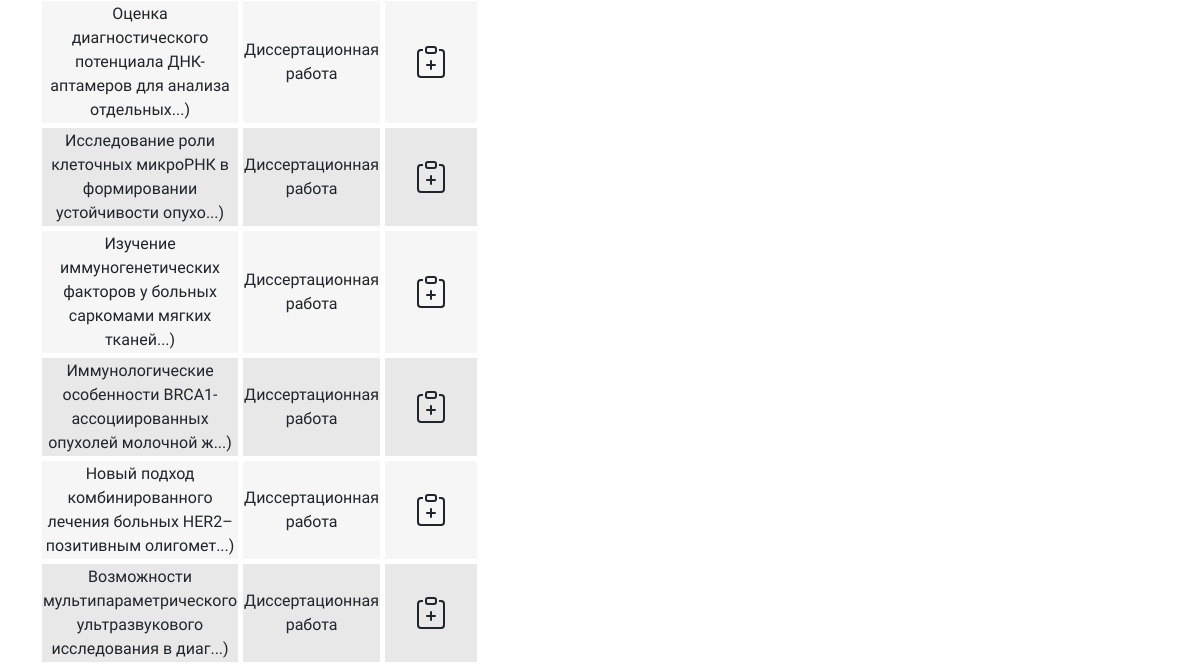
The page /meeting/ (signed in, lower part) on the database as committed earlier.
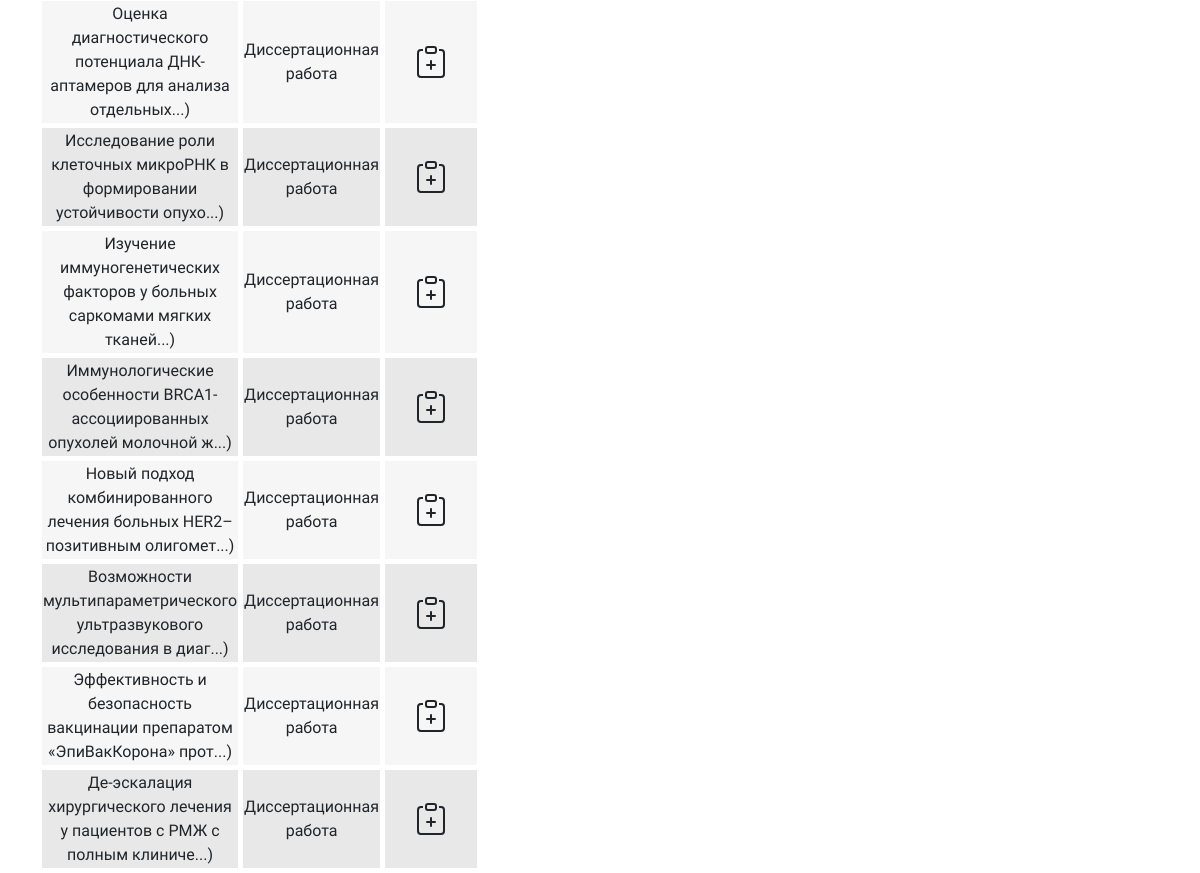
The same page on the database as committed later.
### researchManager/models.py (models this page shows, shortened)
class Research(models.Model):
    type = models.CharField("Тип исследования", max_length=50, null=True, blank=True)
    type_request = models.CharField("Тип заявки", max_length=50, null=True, blank=True)
    owner = models.ForeignKey(settings.AUTH_USER_MODEL, on_delete=models.CASCADE, null=True, blank=True)
    identityCode = models.CharField("Код исследования", max_length=50, null=True, blank=True)
    date_accepted = models.DateField("Дата одобрения", blank=True, null=True, default="2021-05-05")
    date_created = models.DateTimeField("Дата загрузки в систему", auto_now_add=True, null=True, blank=True)
    protocol_number = models.CharField("Номер протокола", max_length=50, null=True, blank=True)
    protocol_name = models.CharField("Название протокола", max_length=500, null=True, blank=True)
    work_name = models.CharField("Название работы", max_length=500, null=True, blank=True)
    division = models.CharField("Подразделение", max_length=500, null=True, blank=True)
    executor = models.CharField("Исполнитель", max_length=500, null=True, blank=True)
    specialization = models.CharField("Специализация", max_length=500, null=True, blank=True)
    managers = models.CharField("Менеджеры", max_length=500, null=True, blank=True)
    name_research = models.CharField("Название исследования", max_length=500, null=True, blank=True)
    drug_name = models.CharField("Название препарата", max_length=500, null=True, blank=True)
    main_researcher = models.CharField("Главный исследователь", max_length=500, null=True, blank=True)
    research_center = models.CharField("Исследовательский центр", max_length=500, null=True, blank=True)
    customer = models.CharField("Заказчик", max_length=500, null=True, blank=True)
    customer_contacts = models.CharField("Контактные данные заказчика", max_length=500, null=True, blank=True)
    duration = models.CharField("Срок проведения исследования", max_length=150, null=True, blank=True)
    version = models.IntegerField("Версия", null=True, blank=True)
    addedOnMeeting = models.BooleanField("Добавленно на заседании", default=False)
    class Meta:
        verbose_name = "Исследование"
        verbose_name_plural = "Исследования"
    def __str__(self, MAX_LENGTH=70):
        MAX_LENGTH = 70
        name = "Ошибка данных"
        if self.type == "clinicalResearch":
            name = self.protocol_name
        if self.type == "preclinicalResearch":
            name = self.work_name
        if self.type == "initiativeResearch":
            name = self.name_research
        if self.type == "dissertationWork":
            name = self.work_name
            print(name)
        if len(name) > MAX_LENGTH:
            return name[:MAX_LENGTH] + '...'
        else:
            return name
    def getType(self):
        if self.type == "clinicalResearch":
            return "Клиническое исследование"
        if self.type == "preclinicalResearch":
            return "Доклиническое исследование"
        if self.type == "initiativeResearch":
            return "Инициативное исследование"
        if self.type == "dissertationWork":
            return "Диссертационная работа"

### meetingManager/views.py (the view, shortened to what this page needs)
# urls.py: path("", login_required(views.CreateMeeting.as_view()), name="createMeeting"),
class CreateMeeting(Meeting):
	def get(self, request):
		return render(request, "createMeeting/createMeeting.html", {
			"researchOnMeetinList": Meeting.getNotAcceptedResearch(),
			"userList": Meeting.getUserList(),
		})

### meetingManager/views.py (called while the page is built)
	def getNotAcceptedResearch():
		return Research.objects.filter(addedOnMeeting=False, date_accepted=None)

	def getUserList():
		User = get_user_model()
		return User.objects.all()

### userControl/models.py (called while the page is built)
    def __str__(self):
        return self.get_full_name()

### meetingManager/templates/createMeeting/createMeeting.html (shortened to what this page needs)
{% extends "base.html" %}
{% block content %}
{% load static %}
<div class="container">
    <form method="POST" enctype="multipart/form-data" class="meetingForm">
        <div class="row">
            <div class="col">
                <table class="table">
                    <table class="custom_table_meeting table-hover">
                        <tbody id='researchList'>
                            {% for research in researchOnMeetinList %}
                            <tr id="{{ research.type_request }}">
                                <td style="cursor: pointer"
                                    onclick="window.open('{% url 'watchResearch' research.id %}')">{{ research }})</td>
                                <td style="cursor: pointer" onclick="window.open('{% url 'watchResearch' research.id %}')">{{ research.getType }}</td>
                                <td>
                                    <button type="button" id="{{ research.id }}" class="btn researchBtn"
                                        onclick="addInMeetingList(this, 'researchInMeeting', '{{ research }}', '{{ research.id }}')">
                                    </button>
                                </td>
                            </tr>
                            {% endfor %}
                        </tbody>
                    </table>
            </div>
            <div class="col-5 text-center">
            </div>
            <div class="col">
            </div>
        </div>
    </form>
</div>
{% endblock %}

Rows that differ between the two databases and show on the page:
added Research: type+work_name "Эффективность и безопасность вакцинации препаратом «ЭпиВакКорона» прот...", getType "Диссертационная работа"
added Research: type+work_name "Де-эскалация хирургического лечения у пациентов с РМЖ с полным клиниче...", getType "Диссертационная работа"
